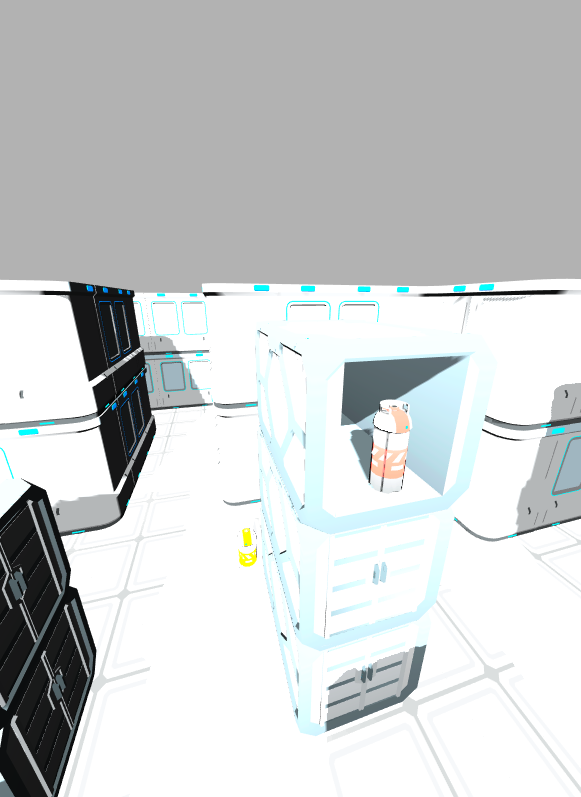
#> input picture actual_targets_test.png, 581 x 797 px
$ python -i plot_depth_run.py   (imports and definitions only)
#> lines starting #> are read from the running program, lines starting #| are printed output that depends on the picture; after the words box and inside, x2 and y2 are one past the last pixel; in counts of white or black regions, pixels touching at a corner belong together
#> further down, picture is the input picture: PIL image 581x797 RGB; mean R, G, B 202.1, 205.3, 205.7
#!/usr/bin/env python3
import argparse
import csv
import math
import os
import re
import subprocess
import tempfile
from pathlib import Path

import numpy as np
from PIL import Image, ImageDraw, ImageFont


ARENA_M = 40.0


POSE_IN_NAME_RE = re.compile(
    r"_n(?P<n>[+-]\d+(?:\.\d+)?)"
    r"_e(?P<e>[+-]\d+(?:\.\d+)?)"
    r"_d(?P<d>[+-]\d+(?:\.\d+)?)"
    r"_yaw(?P<yaw>[+-]\d+(?:\.\d+)?)"
    r"_(?P<idx>\d+)\.jpg$"
)
LOG_TIME_RE = re.compile(r"\[(?P<t>\d+(?:\.\d+)?)\]")
DEPTH_RE = re.compile(r"Depth velocity (?P<state>\S+) L/C/R/min=")
DANGER_RE = re.compile(r"Depth hazard repeated near N=(?P<n>[+-]?\d+(?:\.\d+)?) E=(?P<e>[+-]?\d+(?:\.\d+)?)")
OUTSIDE_RE = re.compile(r"outside hard arena bounds N=(?P<n>[+-]?\d+(?:\.\d+)?) E=(?P<e>[+-]?\d+(?:\.\d+)?)")
DANGER_STATE_RE = re.compile(r"N=(?P<n>[+-]?\d+(?:\.\d+)?) E=(?P<e>[+-]?\d+(?:\.\d+)?)")


# [143 lines left out: functions parse_pose_from_name, parse_dataset_dir, parse_depth_csv, parse_terminal_log, attach_depth_events, attach_crash_markers and 2 more, not called in this run]


def latest_depth_csv():
    paths = sorted(Path("/tmp/ros_logs").glob("depth_velocity_path_*.csv"), key=lambda p: p.stat().st_mtime)
    return paths[-1] if paths else None


# [23 lines left out: function extract_map_from_pdf, not called in this run]


def crop_largest_nonwhite_component(image: Image.Image):
    arr = np.asarray(image)
    mask = np.any(arr < 235, axis=2).astype(np.uint8)
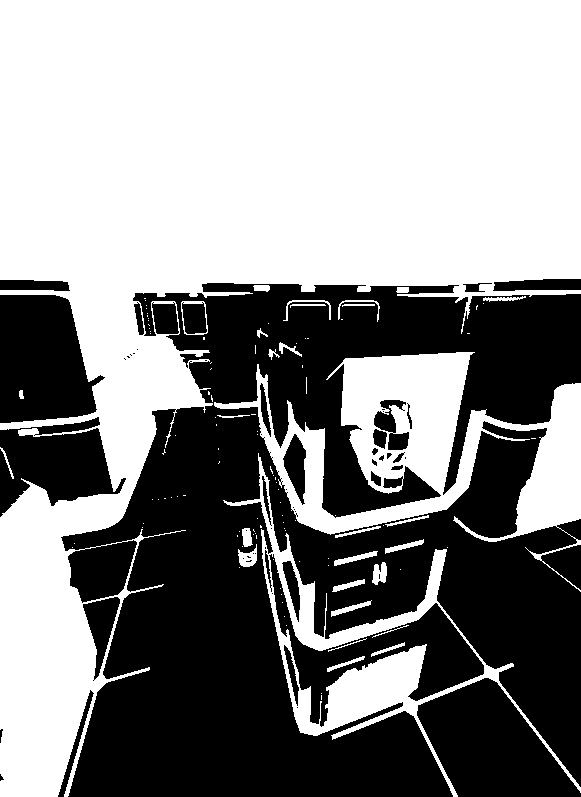
#> mask: shape (797, 581); values 0 (black) and 1 (white), 54.8% white; 56 black regions (28 under 20 px), largest, box (x1, y1, x2, y2) and area: (61, 283, 581, 797) 162344, (417, 678, 581, 797) 11799, (0, 295, 105, 423) 10295
    try:
        import cv2

        count, _labels, stats, _centers = cv2.connectedComponentsWithStats(mask, 8)
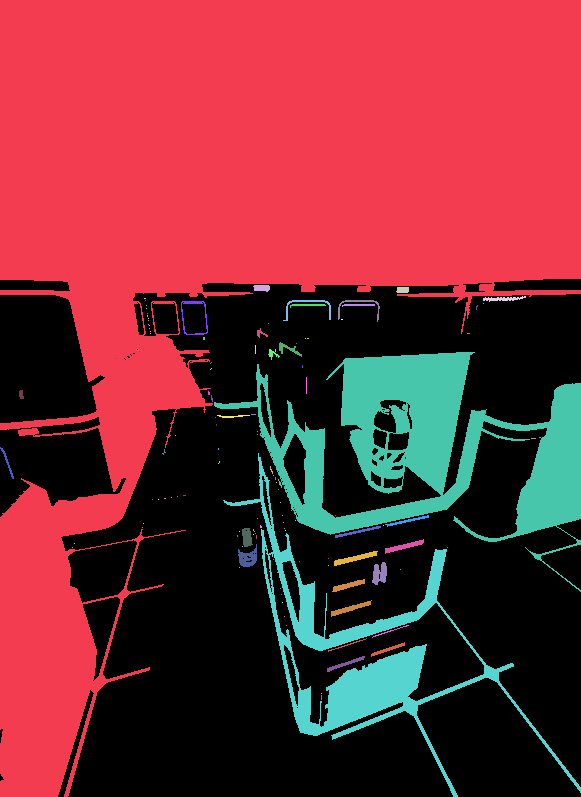
#> _labels: shape (797, 581) int32; 115 distinct labels, from 0 to 114; one colour per label, 0 black
#> count = 115; stats = 115 rows, first 6: [0, 279, 581, 518, 209238], [0, 0, 581, 797, 209638], [253, 285, 17, 7, 97], [396, 287, 13, 6, 72], [483, 296, 43, 6, 129], [144, 298, 2, 1, 2]
        if count <= 1:
            return image
        largest = max(range(1, count), key=lambda idx: stats[idx, cv2.CC_STAT_AREA])
#> largest = 1
        x = int(stats[largest, cv2.CC_STAT_LEFT])
#> x = 0
        y = int(stats[largest, cv2.CC_STAT_TOP])
#> y = 0
        w = int(stats[largest, cv2.CC_STAT_WIDTH])
#> w = 581
        h = int(stats[largest, cv2.CC_STAT_HEIGHT])
#> h = 797
        pad = 4
        return image.crop((max(0, x - pad), max(0, y - pad), min(image.width, x + w + pad), min(image.height, y + h + pad)))
    except Exception:
        ys, xs = np.where(mask)
        if xs.size == 0:
            return image
        return image.crop((int(xs.min()), int(ys.min()), int(xs.max()) + 1, int(ys.max()) + 1))


# [267 lines left out: functions estimate_walkable_cells, state_color, distance_m, visited_cells, plot, to_px and 9 more, not called in this run]


# [2 lines not run here, left out]

>>> from PIL import Image
>>> picture = Image.open('../../actual_targets_test.png')
>>> result = crop_largest_nonwhite_component(picture)

$ run again, on success/redfuelbarrel.jpg
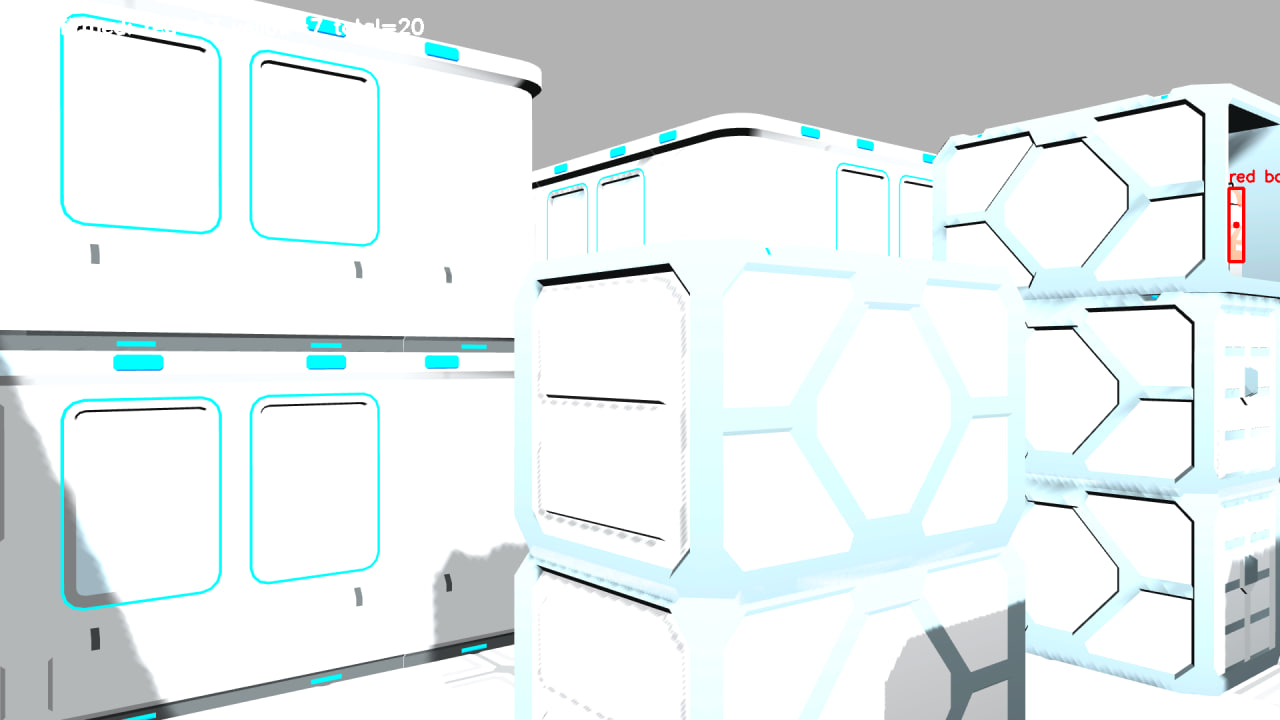
#> input picture success/redfuelbarrel.jpg, 1280 x 720 px
#> picture is the input picture: PIL image 1280x720 RGB; mean R, G, B 227.9, 235.2, 235.8
#> in crop_largest_nonwhite_component, `mask = np.any(arr < 235, axis=2).astype(np.uint8)`:
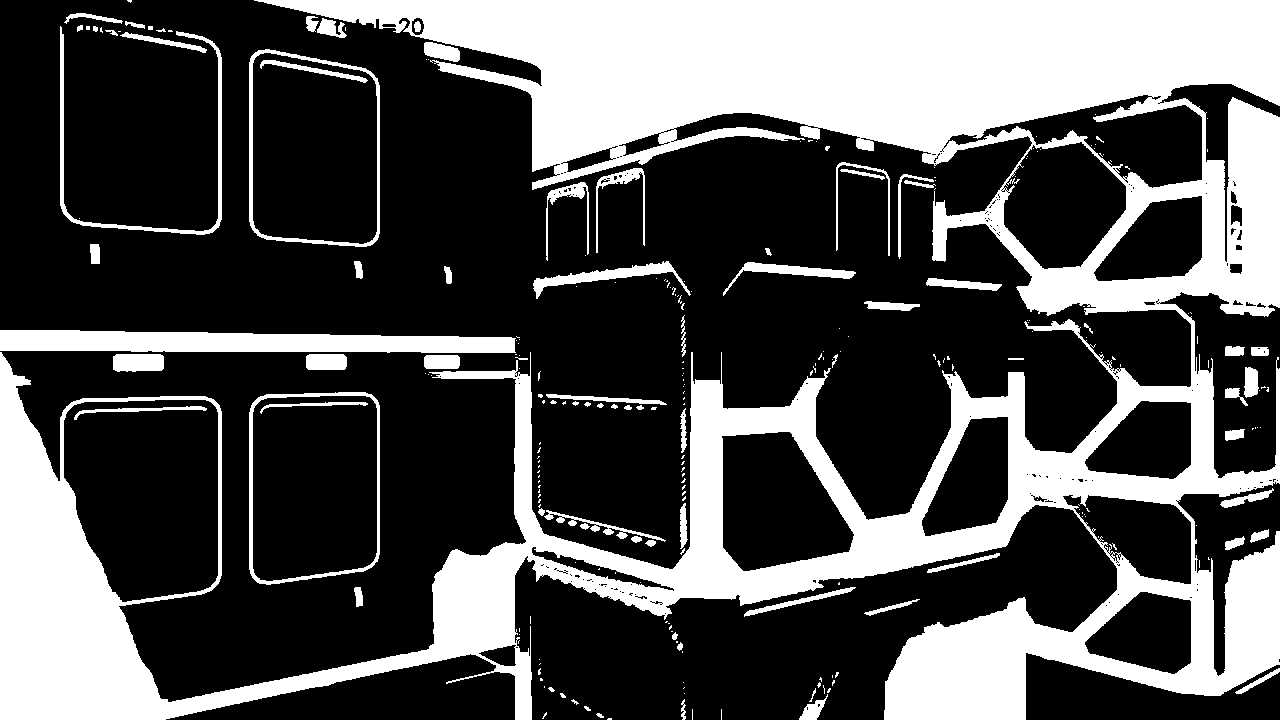
#> mask: shape (720, 1280); values 0 (black) and 1 (white), 32.3% white; 259 white regions (181 under 20 px), largest, box (x1, y1, x2, y2) and area: (0, 0, 1280, 720) 263217, (0, 330, 516, 353) 9520, (60, 26, 222, 235) 2250
#> in crop_largest_nonwhite_component, `count, _labels, stats, _centers = cv2.connectedComponentsWithStats(mas..`:
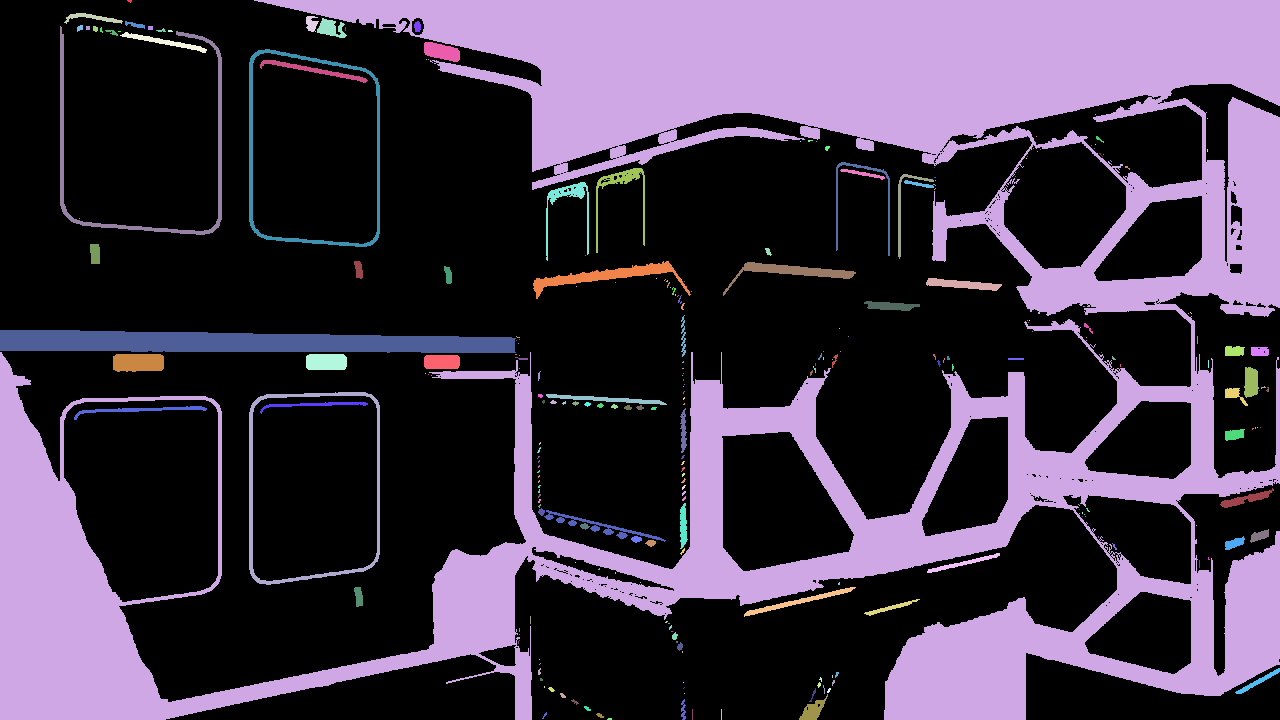
#> _labels: shape (720, 1280) int32; 260 distinct labels, from 0 to 259; one colour per label, 0 black
#> count = 260; stats = 260 rows, first 6: [0, 0, 1280, 720, 624370], [127, 0, 5, 3, 10], [0, 0, 1280, 720, 263217], [64, 13, 59, 11, 235], [306, 16, 13, 16, 139], [317, 18, 30, 20, 337]
#> largest = 2
#> x = 0
#> w = 1280
#> h = 720
